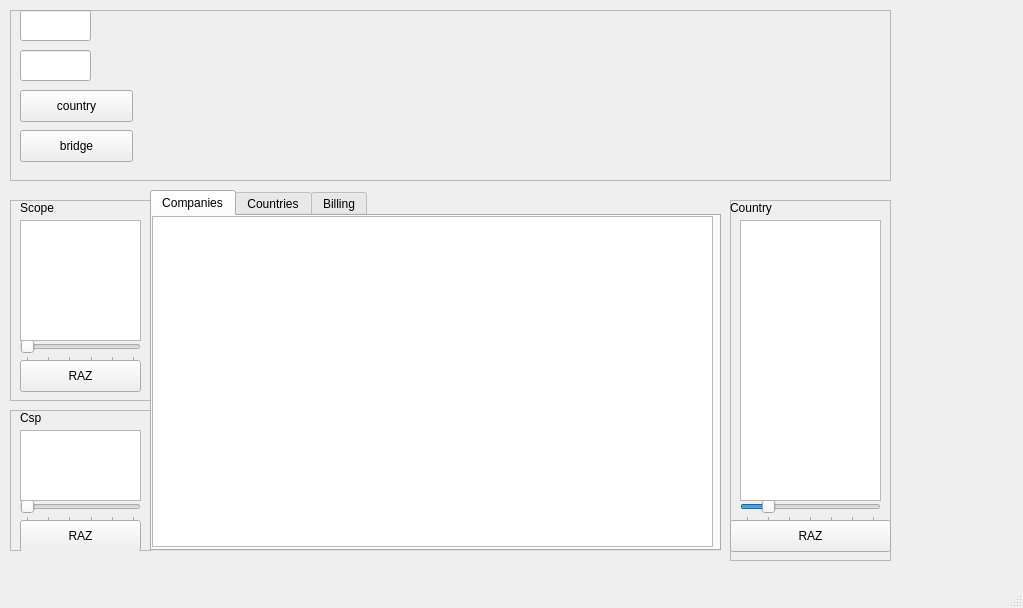
<?xml version="1.0" encoding="UTF-8"?>
<ui version="4.0">
 <class>MainWindow</class>
 <widget class="QMainWindow" name="MainWindow">
  <property name="geometry">
   <rect>
    <x>0</x>
    <y>0</y>
    <width>1023</width>
    <height>608</height>
   </rect>
  </property>
  <property name="windowTitle">
   <string>MainWindow</string>
  </property>
  <widget class="QWidget" name="centralwidget">
   <widget class="QFrame" name="frameResults">
    <property name="geometry">
     <rect>
      <x>10</x>
      <y>10</y>
      <width>881</width>
      <height>171</height>
     </rect>
    </property>
    <property name="frameShape">
     <enum>QFrame::StyledPanel</enum>
    </property>
    <property name="frameShadow">
     <enum>QFrame::Raised</enum>
    </property>
    <widget class="QLineEdit" name="textVolume">
     <property name="geometry">
      <rect>
       <x>10</x>
       <y>0</y>
       <width>71</width>
       <height>31</height>
      </rect>
     </property>
     <property name="readOnly">
      <bool>true</bool>
     </property>
    </widget>
    <widget class="QLineEdit" name="textPrice">
     <property name="geometry">
      <rect>
       <x>10</x>
       <y>40</y>
       <width>71</width>
       <height>31</height>
      </rect>
     </property>
     <property name="readOnly">
      <bool>true</bool>
     </property>
    </widget>
    <widget class="QPushButton" name="goButton">
     <property name="geometry">
      <rect>
       <x>10</x>
       <y>120</y>
       <width>113</width>
       <height>32</height>
      </rect>
     </property>
     <property name="text">
      <string>bridge</string>
     </property>
    </widget>
    <widget class="QPushButton" name="countryButton">
     <property name="geometry">
      <rect>
       <x>10</x>
       <y>80</y>
       <width>113</width>
       <height>32</height>
      </rect>
     </property>
     <property name="text">
      <string>country</string>
     </property>
    </widget>
   </widget>
   <widget class="QFrame" name="frameScope">
    <property name="geometry">
     <rect>
      <x>10</x>
      <y>200</y>
      <width>141</width>
      <height>201</height>
     </rect>
    </property>
    <property name="frameShape">
     <enum>QFrame::StyledPanel</enum>
    </property>
    <property name="frameShadow">
     <enum>QFrame::Raised</enum>
    </property>
    <widget class="QLabel" name="label">
     <property name="geometry">
      <rect>
       <x>10</x>
       <y>0</y>
       <width>60</width>
       <height>16</height>
      </rect>
     </property>
     <property name="text">
      <string>Scope</string>
     </property>
    </widget>
    <widget class="QSlider" name="slideScope">
     <property name="geometry">
      <rect>
       <x>10</x>
       <y>140</y>
       <width>121</width>
       <height>22</height>
      </rect>
     </property>
     <property name="maximum">
      <number>50</number>
     </property>
     <property name="orientation">
      <enum>Qt::Horizontal</enum>
     </property>
     <property name="tickPosition">
      <enum>QSlider::TicksBelow</enum>
     </property>
    </widget>
    <widget class="QPushButton" name="buttonScope">
     <property name="geometry">
      <rect>
       <x>10</x>
       <y>160</y>
       <width>121</width>
       <height>32</height>
      </rect>
     </property>
     <property name="text">
      <string>RAZ</string>
     </property>
    </widget>
    <widget class="QTableWidget" name="listScope">
     <property name="enabled">
      <bool>true</bool>
     </property>
     <property name="geometry">
      <rect>
       <x>10</x>
       <y>20</y>
       <width>121</width>
       <height>121</height>
      </rect>
     </property>
     <property name="editTriggers">
      <set>QAbstractItemView::NoEditTriggers</set>
     </property>
     <property name="selectionMode">
      <enum>QAbstractItemView::SingleSelection</enum>
     </property>
     <property name="selectionBehavior">
      <enum>QAbstractItemView::SelectRows</enum>
     </property>
     <attribute name="horizontalHeaderVisible">
      <bool>false</bool>
     </attribute>
     <attribute name="verticalHeaderVisible">
      <bool>false</bool>
     </attribute>
    </widget>
   </widget>
   <widget class="QFrame" name="frameCsp">
    <property name="geometry">
     <rect>
      <x>10</x>
      <y>410</y>
      <width>141</width>
      <height>141</height>
     </rect>
    </property>
    <property name="frameShape">
     <enum>QFrame::StyledPanel</enum>
    </property>
    <property name="frameShadow">
     <enum>QFrame::Raised</enum>
    </property>
    <widget class="QLabel" name="label_3">
     <property name="geometry">
      <rect>
       <x>10</x>
       <y>0</y>
       <width>60</width>
       <height>16</height>
      </rect>
     </property>
     <property name="text">
      <string>Csp</string>
     </property>
    </widget>
    <widget class="QPushButton" name="buttonCsp">
     <property name="geometry">
      <rect>
       <x>10</x>
       <y>110</y>
       <width>121</width>
       <height>32</height>
      </rect>
     </property>
     <property name="text">
      <string>RAZ</string>
     </property>
    </widget>
    <widget class="QSlider" name="slideCsp">
     <property name="geometry">
      <rect>
       <x>10</x>
       <y>90</y>
       <width>121</width>
       <height>22</height>
      </rect>
     </property>
     <property name="maximum">
      <number>50</number>
     </property>
     <property name="orientation">
      <enum>Qt::Horizontal</enum>
     </property>
     <property name="tickPosition">
      <enum>QSlider::TicksBelow</enum>
     </property>
    </widget>
    <widget class="QTableWidget" name="listCsp">
     <property name="geometry">
      <rect>
       <x>10</x>
       <y>20</y>
       <width>121</width>
       <height>71</height>
      </rect>
     </property>
     <property name="editTriggers">
      <set>QAbstractItemView::NoEditTriggers</set>
     </property>
     <property name="selectionBehavior">
      <enum>QAbstractItemView::SelectRows</enum>
     </property>
     <attribute name="horizontalHeaderVisible">
      <bool>false</bool>
     </attribute>
     <attribute name="verticalHeaderVisible">
      <bool>false</bool>
     </attribute>
    </widget>
   </widget>
   <widget class="QFrame" name="frameCountry">
    <property name="geometry">
     <rect>
      <x>730</x>
      <y>200</y>
      <width>161</width>
      <height>361</height>
     </rect>
    </property>
    <property name="frameShape">
     <enum>QFrame::StyledPanel</enum>
    </property>
    <property name="frameShadow">
     <enum>QFrame::Raised</enum>
    </property>
    <widget class="QLabel" name="label_2">
     <property name="geometry">
      <rect>
       <x>0</x>
       <y>0</y>
       <width>60</width>
       <height>16</height>
      </rect>
     </property>
     <property name="text">
      <string>Country</string>
     </property>
    </widget>
    <widget class="QTableWidget" name="listCountry">
     <property name="geometry">
      <rect>
       <x>10</x>
       <y>20</y>
       <width>141</width>
       <height>281</height>
      </rect>
     </property>
     <property name="editTriggers">
      <set>QAbstractItemView::NoEditTriggers</set>
     </property>
     <property name="selectionMode">
      <enum>QAbstractItemView::SingleSelection</enum>
     </property>
     <property name="selectionBehavior">
      <enum>QAbstractItemView::SelectRows</enum>
     </property>
     <attribute name="horizontalHeaderVisible">
      <bool>false</bool>
     </attribute>
     <attribute name="verticalHeaderVisible">
      <bool>false</bool>
     </attribute>
    </widget>
    <widget class="QPushButton" name="buttonCountry">
     <property name="geometry">
      <rect>
       <x>0</x>
       <y>320</y>
       <width>161</width>
       <height>32</height>
      </rect>
     </property>
     <property name="text">
      <string>RAZ</string>
     </property>
    </widget>
    <widget class="QSlider" name="slideCountry">
     <property name="geometry">
      <rect>
       <x>10</x>
       <y>300</y>
       <width>141</width>
       <height>22</height>
      </rect>
     </property>
     <property name="minimum">
      <number>-100</number>
     </property>
     <property name="maximum">
      <number>500</number>
     </property>
     <property name="singleStep">
      <number>10</number>
     </property>
     <property name="pageStep">
      <number>100</number>
     </property>
     <property name="sliderPosition">
      <number>0</number>
     </property>
     <property name="orientation">
      <enum>Qt::Horizontal</enum>
     </property>
     <property name="tickPosition">
      <enum>QSlider::TicksBelow</enum>
     </property>
     <property name="tickInterval">
      <number>100</number>
     </property>
    </widget>
   </widget>
   <widget class="QTabWidget" name="tabWidget">
    <property name="geometry">
     <rect>
      <x>150</x>
      <y>190</y>
      <width>571</width>
      <height>361</height>
     </rect>
    </property>
    <property name="currentIndex">
     <number>0</number>
    </property>
    <widget class="QWidget" name="tab">
     <attribute name="title">
      <string>Companies</string>
     </attribute>
     <widget class="QTableWidget" name="listCompany">
      <property name="geometry">
       <rect>
        <x>0</x>
        <y>0</y>
        <width>561</width>
        <height>331</height>
       </rect>
      </property>
      <attribute name="horizontalHeaderShowSortIndicator" stdset="0">
       <bool>true</bool>
      </attribute>
      <attribute name="verticalHeaderVisible">
       <bool>false</bool>
      </attribute>
      <attribute name="verticalHeaderHighlightSections">
       <bool>false</bool>
      </attribute>
     </widget>
    </widget>
    <widget class="QWidget" name="tab_2">
     <attribute name="title">
      <string>Countries</string>
     </attribute>
     <widget class="QGraphicsView" name="graphicsView">
      <property name="geometry">
       <rect>
        <x>0</x>
        <y>0</y>
        <width>561</width>
        <height>331</height>
       </rect>
      </property>
     </widget>
    </widget>
    <widget class="QWidget" name="tab_3">
     <attribute name="title">
      <string>Billing</string>
     </attribute>
     <widget class="QGraphicsView" name="graphicsView_2">
      <property name="geometry">
       <rect>
        <x>0</x>
        <y>0</y>
        <width>561</width>
        <height>331</height>
       </rect>
      </property>
     </widget>
    </widget>
   </widget>
  </widget>
  <widget class="QMenuBar" name="menubar">
   <property name="geometry">
    <rect>
     <x>0</x>
     <y>0</y>
     <width>1023</width>
     <height>21</height>
    </rect>
   </property>
  </widget>
  <widget class="QStatusBar" name="statusbar"/>
 </widget>
 <resources/>
 <connections/>
</ui>
